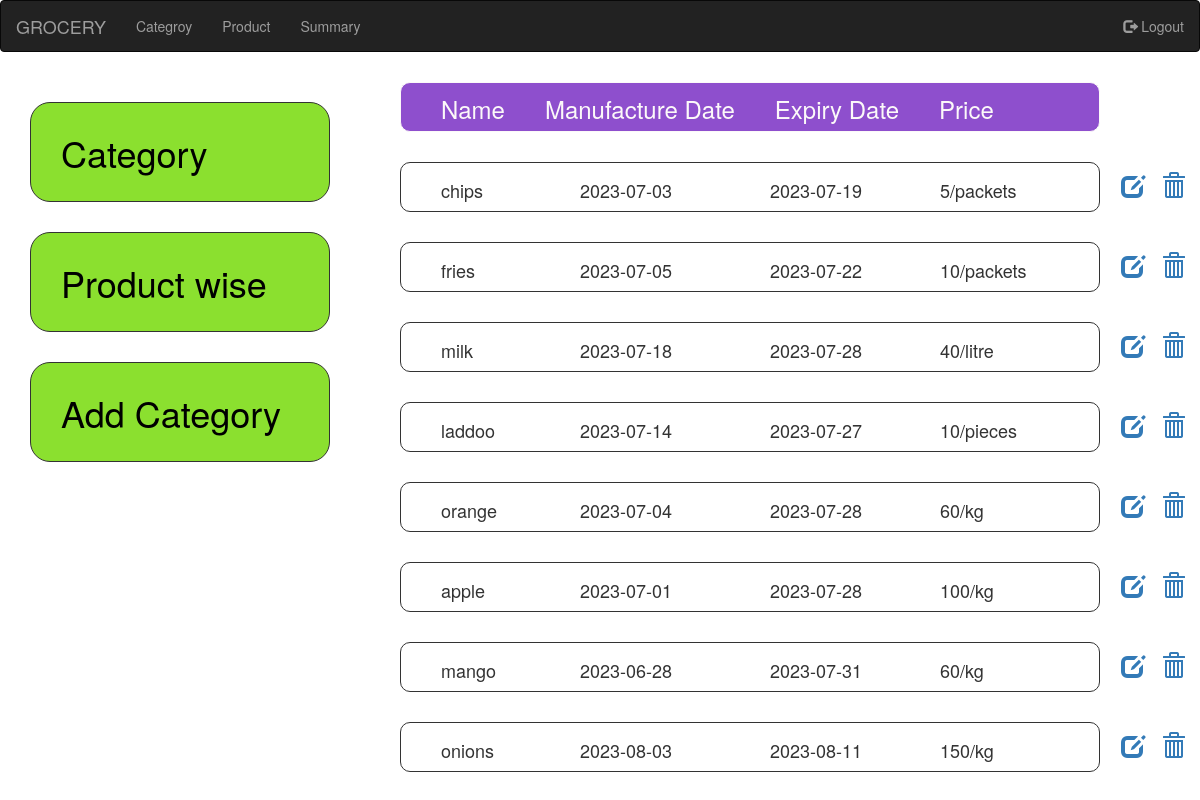
Page /admin_page_productwise on the committed database.
### app.py (models this page shows, shortened)
class product(db.Model):
    __tablename__='product'
    id=db.Column(db.Integer,primary_key=True,autoincrement=True)
    name=db.Column(db.Text,unique=True)
    manufacture_date = db.Column(db.Date)
    expiry_date = db.Column(db.Date)
    category_id=db.Column(db.Integer)
    available_stocks=db.Column(db.Integer)
    rate = db.Column(db.Integer)
    unit = db.Column(db.Text)

### app.py (the view)
@app.route("/admin_page_productwise")
def product_wise():
    r=product.query.all()
    return render_template('admin_homepage.html',r=r,i='p')

### templates/admin_homepage.html (shortened to what this page needs)
<!DOCTYPE html>
<html lang="en">
<head>
    <link rel="stylesheet" href="https://maxcdn.bootstrapcdn.com/bootstrap/3.4.1/css/bootstrap.min.css">
</head>
<body>
    <nav class="navbar navbar-inverse">
        <div class="container-fluid">
          <div class="navbar-header">
            <a class="navbar-brand" href="#">GROCERY</a>
          </div>
          <ul class="nav navbar-nav">
            <li ><a href="{{url_for('admin_page')}}">Categroy</a></li>
            <li ><a href="{{url_for('product_wise')}}">Product</a></li>
            <li ><a href="{{url_for('summary_section')}}">Summary</a></li>
          </ul>
          <ul class="nav navbar-nav navbar-right">
            <li><a href="{{url_for('user_login')}}"><span class="glyphicon glyphicon-log-out"></span> Logout</a></li>
          </ul>
        </div>
        </nav>
        <div class="left">
            <div class="category">
                <a href="{{url_for('admin_page')}}"><h1>Category</h1></a>
            </div>
            <div class="product">
                <a href="{{url_for('product_wise')}}"><h1>Product wise</h1></a>
            </div>
            <div class="category">
                <a href="{{url_for('add_category')}}"><h1>Add Category</h1></a>
            </div>
        </div>
        {%if(i=='c')%}
        <div class="center">
            <div class="cat" style="background-color: rebeccapurple;color: white;">
                <h3 class="n">Name</h3>
                <h3 class="edit">Edit</h3>
                <h3 class="delete">Delete</h3>
                <h3 class="view">View</h3>
            </div>
            {%for i in r%}
            <div class="cat" >
                <h4 class="n">{{i.name}}</h4>
                <h3 class="edit"><a href="{{url_for('edit_page',id=i.id)}}"><span class="glyphicon glyphicon-edit"></span></a></h3>
                <h3 class="delete"><a href="{{url_for('delete_cat',id=i.id)}}"><span class="glyphicon glyphicon-trash"></span></a></h3>
                <h3 class="view"><a href="{{url_for('show_items',id=i.id,c=i.name)}}"><span class="glyphicon glyphicon-list-alt"></span></a></h3>
            </div>
            {%endfor%}
        </div>
        {%else%}
        <div class="center">
            <div class="pro" style="background-color: rgb(142, 79, 205);color: rgb(252, 249, 249);">
                <div><h3>Name</h3></div>
                <div><h3>Manufacture Date</h3></div>
                <div><h3>Expiry Date</h3></div>
                <div><h3>Price</h3></div>
            </div>
            {%for i in r%}
            <div class="pro" >
                <div ><h4>{{i.name}}</h3></div>
                <div class="mfd"><h4>{{i.manufacture_date}}</h3></div>
                <div class="ed"><h4>{{i.expiry_date}}</h3></div>
                <div class="rate"><h4>{{i.rate}}/{{i.unit}}</h3></div>
                <h3 class="editp"><a href="{{url_for('edit_item',id=i.id,c=c)}}"><span class="glyphicon glyphicon-edit"></span></a></h3>
                <h3 class="deletep"><a href="{{url_for('delete_items',id=i.id,cid=i.category_id,c=c)}}"><span class="glyphicon glyphicon-trash"></span></a></h3>
            </div>
            {%endfor%}
        </div>
        {%endif%}
</body>
</html>

### templates/admin_homepage.html (style rules this page uses)
.category,.product { height: 100px; width: 300px; border: 1px solid; margin-left: 30px; border-radius: 20px; margin-top: 30px; background-color: rgb(139, 224, 47); }
.category h1,.product h1 { margin-left: 30px; margin-top: 30px; color: #000; }
.category a,.product a { text-decoration: none; }
.left { position: absolute; }
.pro { height: 50px; width: 700px; border: 1px solid; margin-left: 400px; margin-top: 30px; border-radius: 10px; }
.editp { position:absolute; margin-top: 10px; margin-left: 720px; }
.deletep { position: absolute; margin-top: 10px; margin-left: 760px; }
.pro h4 { margin-top: 25px; }
.pro div { float: left; margin-left: 40px; margin-top: -7px; justify-content: space-between; }
.mfd { position: absolute; left: 540px; }
.ed { position: absolute; left: 730px; }
.rate { position: absolute; left: 900px; }

### rows in the picture
product: name "chips", manufacture_date "2023-07-03", expiry_date "2023-07-19", rate "5", unit "packets"
product: name "fries", manufacture_date "2023-07-05", expiry_date "2023-07-22", rate "10", unit "packets"
product: name "milk", manufacture_date "2023-07-18", expiry_date "2023-07-28", rate "40", unit "litre"
product: name "laddoo", manufacture_date "2023-07-14", expiry_date "2023-07-27", rate "10", unit "pieces"
product: name "orange", manufacture_date "2023-07-04", expiry_date "2023-07-28", rate "60", unit "kg"
product: name "apple", manufacture_date "2023-07-01", expiry_date "2023-07-28", rate "100", unit "kg"
product: name "mango", manufacture_date "2023-06-28", expiry_date "2023-07-31", rate "60", unit "kg"
product: name "onions", manufacture_date "2023-08-03", expiry_date "2023-08-11", rate "150", unit "kg"
